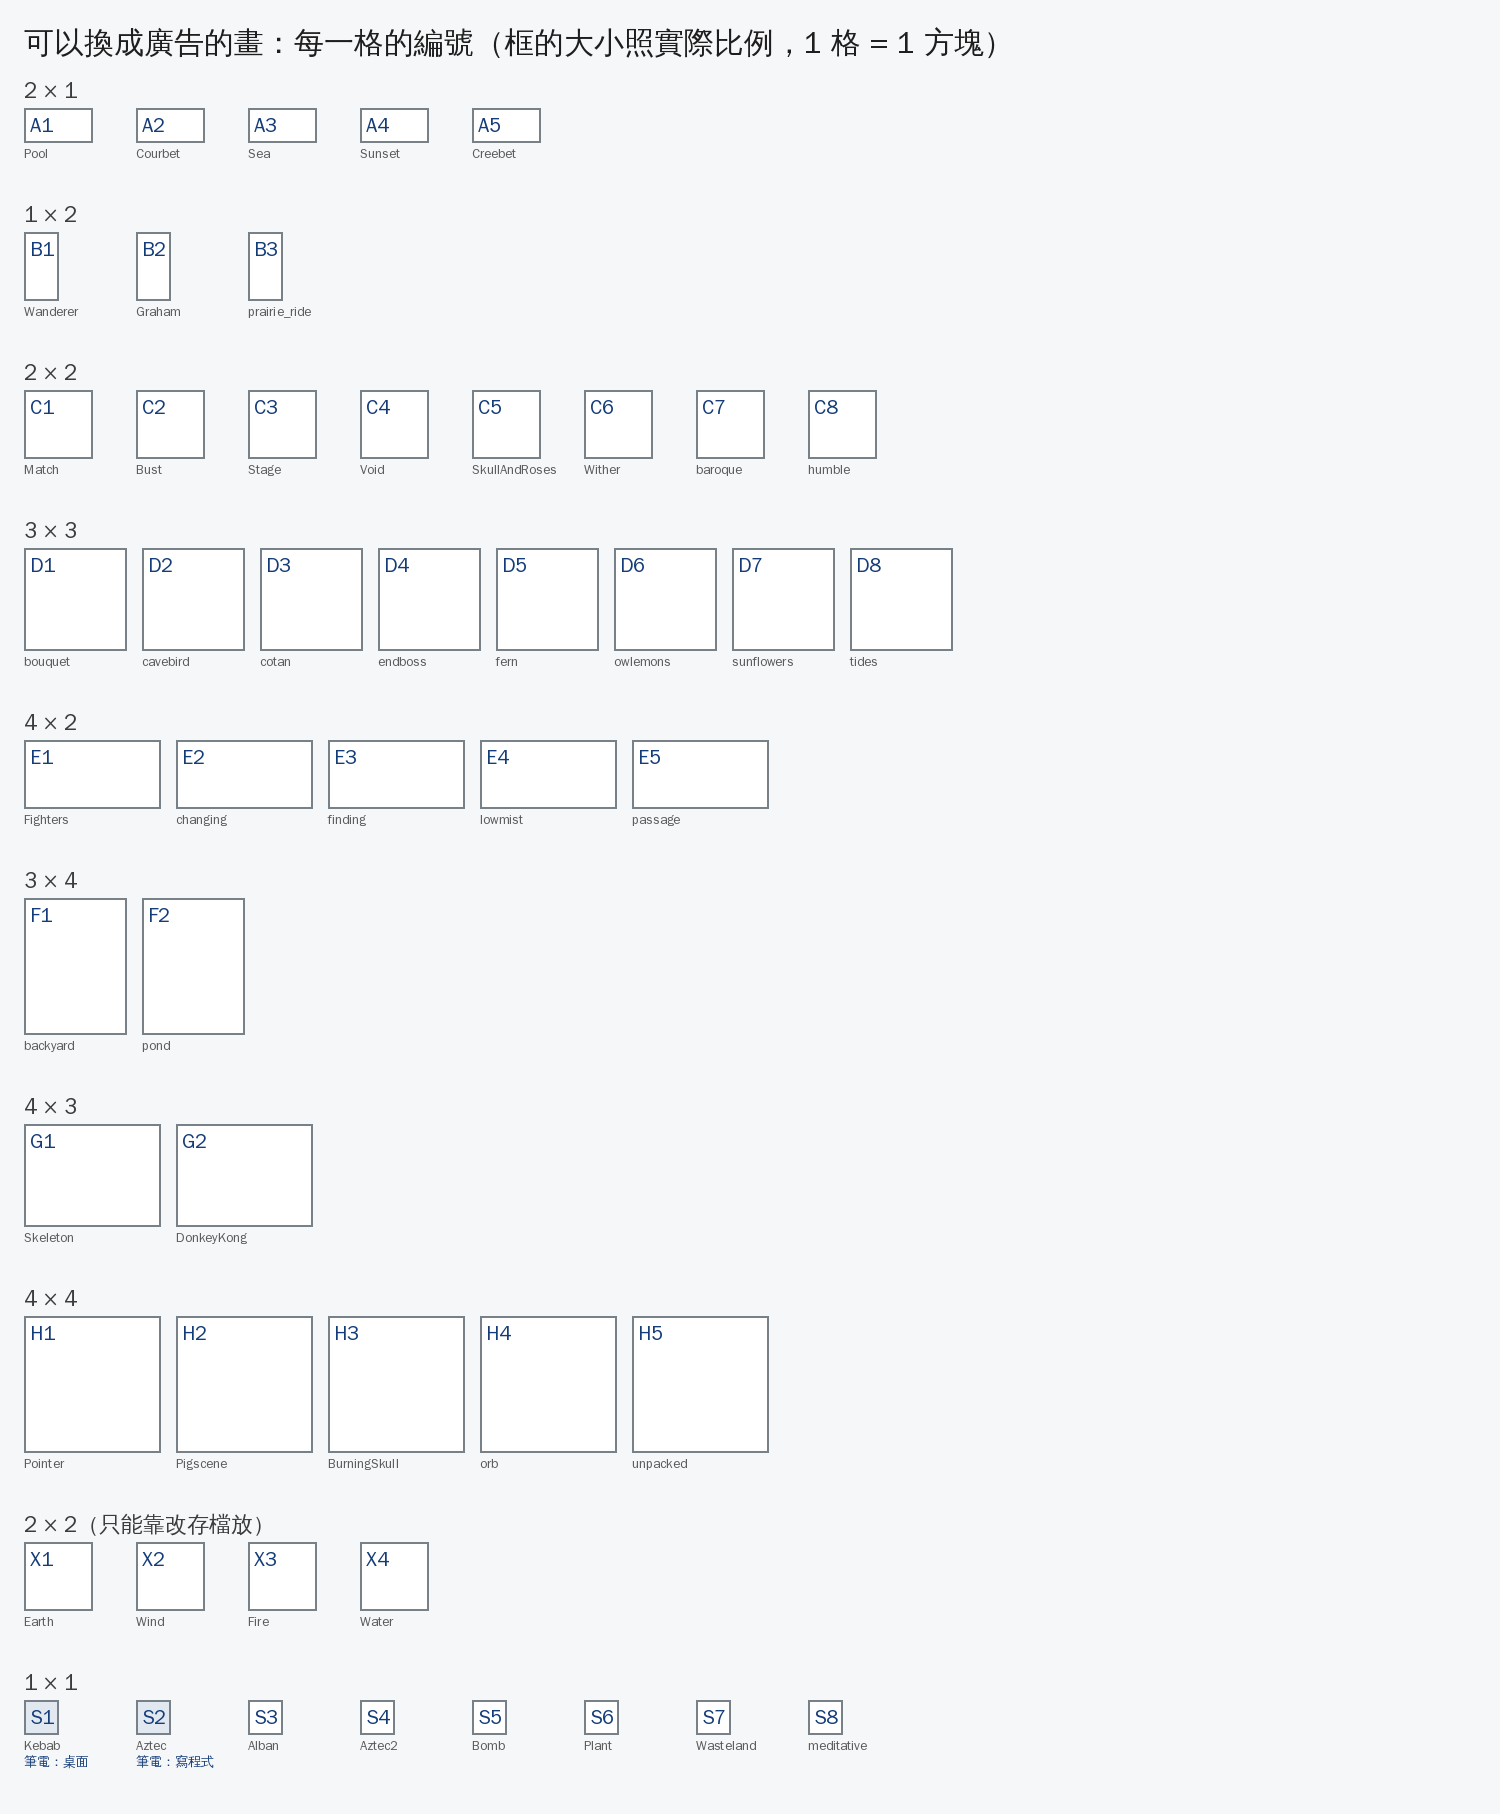

This figure's Python source:
"""Draw the painting slot sheet: every painting that can be replaced, as an
empty box at its real proportions, with its slot code and vanilla name.

Run from the repository root:
    python3 addon/drafts/ads/slots.py

The slot list is the one in docs/ads.md; keep the two in step.
"""
from pathlib import Path

from PIL import Image, ImageDraw, ImageFont

HERE = Path(__file__).resolve().parent
FONT = "/usr/share/fonts/truetype/wqy/wqy-zenhei.ttc"

# (size label, width, height, [(code, vanilla name, note)])
GROUPS = [
    ("2 × 1", 2, 1, [("A1", "Pool", ""), ("A2", "Courbet", ""), ("A3", "Sea", ""), ("A4", "Sunset", ""), ("A5", "Creebet", "")]),
    ("1 × 2", 1, 2, [("B1", "Wanderer", ""), ("B2", "Graham", ""), ("B3", "prairie_ride", "")]),
    ("2 × 2", 2, 2, [("C1", "Match", ""), ("C2", "Bust", ""), ("C3", "Stage", ""), ("C4", "Void", ""),
                     ("C5", "SkullAndRoses", ""), ("C6", "Wither", ""), ("C7", "baroque", ""), ("C8", "humble", "")]),
    ("3 × 3", 3, 3, [("D1", "bouquet", ""), ("D2", "cavebird", ""), ("D3", "cotan", ""), ("D4", "endboss", ""),
                     ("D5", "fern", ""), ("D6", "owlemons", ""), ("D7", "sunflowers", ""), ("D8", "tides", "")]),
    ("4 × 2", 4, 2, [("E1", "Fighters", ""), ("E2", "changing", ""), ("E3", "finding", ""), ("E4", "lowmist", ""), ("E5", "passage", "")]),
    ("3 × 4", 3, 4, [("F1", "backyard", ""), ("F2", "pond", "")]),
    ("4 × 3", 4, 3, [("G1", "Skeleton", ""), ("G2", "DonkeyKong", "")]),
    ("4 × 4", 4, 4, [("H1", "Pointer", ""), ("H2", "Pigscene", ""), ("H3", "BurningSkull", ""), ("H4", "orb", ""), ("H5", "unpacked", "")]),
    ("2 × 2（只能靠改存檔放）", 2, 2, [("X1", "Earth", ""), ("X2", "Wind", ""), ("X3", "Fire", ""), ("X4", "Water", "")]),
    ("1 × 1", 1, 1, [("S1", "Kebab", "筆電：桌面"), ("S2", "Aztec", "筆電：寫程式"), ("S3", "Alban", ""), ("S4", "Aztec2", ""),
                     ("S5", "Bomb", ""), ("S6", "Plant", ""), ("S7", "Wasteland", ""), ("S8", "meditative", "")]),
]

UNIT = 34          # pixels per block
GAP = 16
MARGIN = 24
WIDTH = 1500

title_font = ImageFont.truetype(FONT, 30)
head_font = ImageFont.truetype(FONT, 22)
code_font = ImageFont.truetype(FONT, 20)
name_font = ImageFont.truetype(FONT, 13)

# Lay out first to know the height.
layout = []
y = MARGIN + 50
for label, w, h, slots in GROUPS:
    y += 34
    x = MARGIN
    row_h = 0
    for slot in slots:
        bw, bh = w * UNIT, h * UNIT
        if x + bw > WIDTH - MARGIN:
            x = MARGIN
            y += row_h + GAP + 18
            row_h = 0
        layout.append((label, x, y, bw, bh, slot))
        x += max(bw, 96) + GAP
        row_h = max(row_h, bh)
    y += row_h + GAP + 40

img = Image.new("RGB", (WIDTH, y + MARGIN), (246, 247, 249))
d = ImageDraw.Draw(img)
d.text((MARGIN, MARGIN), "可以換成廣告的畫：每一格的編號（框的大小照實際比例，1 格 = 1 方塊）", font=title_font, fill=(30, 30, 30))
seen = set()
for label, x, y0, bw, bh, (code, name, note) in layout:
    if label not in seen:
        seen.add(label)
        d.text((MARGIN, y0 - 32), label, font=head_font, fill=(60, 60, 60))
    used = bool(note)
    fill = (226, 232, 240) if used else (255, 255, 255)
    d.rectangle([x, y0, x + bw, y0 + bh], fill=fill, outline=(120, 128, 136), width=2)
    d.text((x + 6, y0 + 4), code, font=code_font, fill=(20, 60, 120))
    d.text((x, y0 + bh + 3), name, font=name_font, fill=(90, 90, 90))
    if note:
        d.text((x, y0 + bh + 19), note, font=name_font, fill=(20, 60, 120))
img.save(HERE / "slots.png")
print("wrote slots.png")
